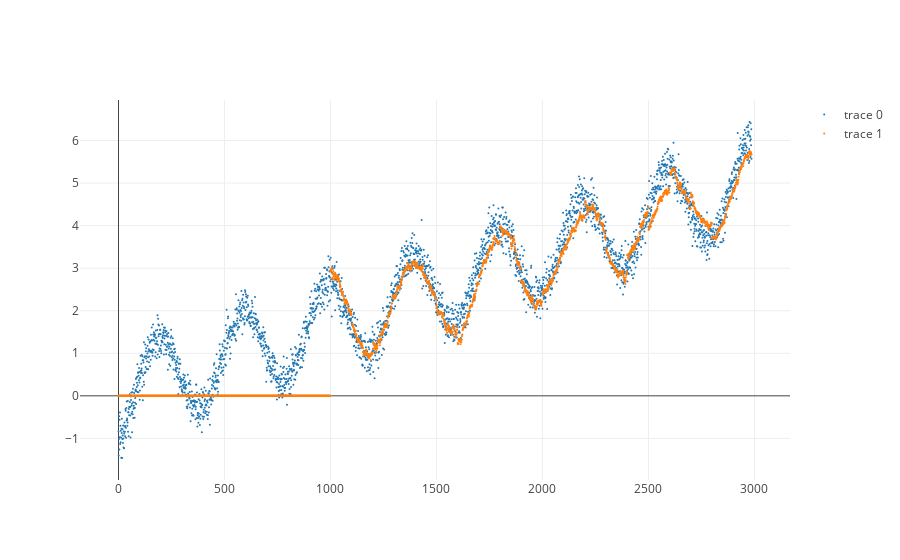

The code cell stored with this chart in its notebook:
### Code cell
mychart(np.array(range(Y.shape[0])), Y, P)

### Figure 1 — Plotly figure (JSON) as saved in the notebook; plotly's stock layout.template omitted (floating-point values rounded to 4 significant figures; data arrays with more than 128 entries replaced by an {"elided": "..."} marker saying what was removed)
{"data": [{"marker": {"size": 2}, "mode": "markers", "type": "scatter", "x": {"elided": "2987 int values"}, "y": {"elided": "2987 float values"}}, {"marker": {"size": 2}, "mode": "markers", "type": "scatter", "x": {"elided": "2987 int values"}, "y": {"elided": "2987 float values"}}], "layout": {"yaxis": {"autorange": true}}}
